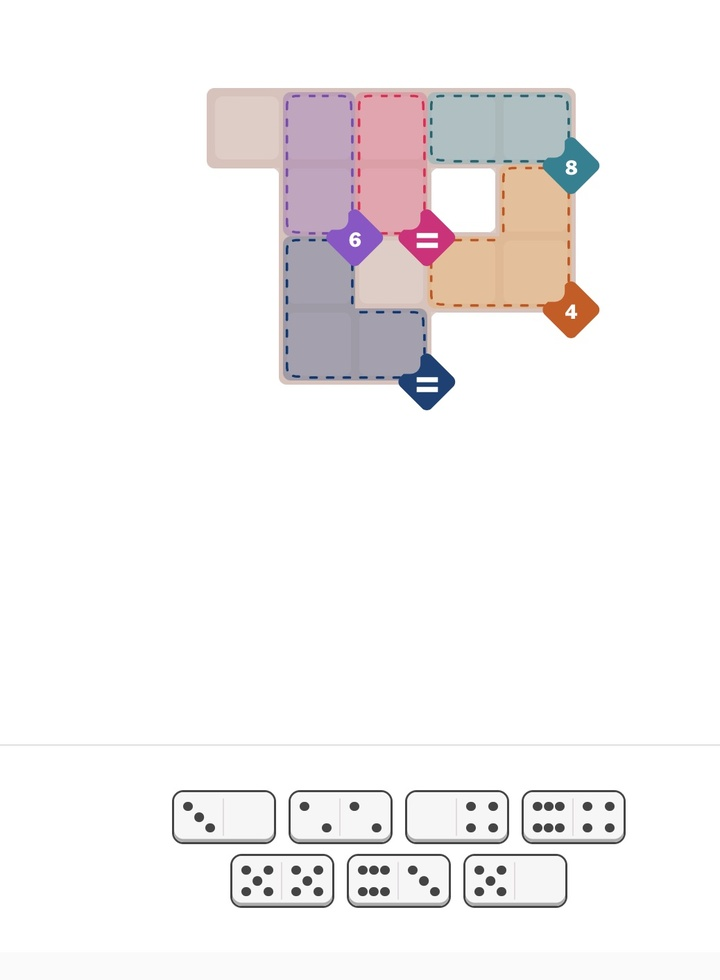
#> input picture map example.jpg, 720 x 980 px, shrunk from 1038 x 1414 before the run
$ python -i Claude1.py   (imports and definitions only)
#> lines starting #> are read from the running program, lines starting #| are printed output that depends on the picture; after the words box and inside, x2 and y2 are one past the last pixel; in counts of white or black regions, pixels touching at a corner belong together
#> further down, picture is the input picture: shape (980, 720, 3); mean B, G, R 242.4, 241.9, 244.6
"""
NYT Pips Solver with Image Parsing
Simplified version for well-formatted screenshots
"""

import cv2
import numpy as np
import pytesseract
from dataclasses import dataclass
from typing import List, Tuple, Optional, Set
from enum import Enum
from collections import defaultdict


# ============================================================================
# Core Data Classes
# ============================================================================

@dataclass(frozen=True)
class Cell:
    row: int
    col: int

    def __repr__(self):
        return f"({self.row},{self.col})"


@dataclass
class Domino:
    value1: int
    value2: int

    def get_orientations(self):
        """Return both possible orientations"""
        return [(self.value1, self.value2), (self.value2, self.value1)]

    def __repr__(self):
        return f"[{self.value1}|{self.value2}]"


class ConstraintType(Enum):
    SUM = "sum"
    EQUAL = "equal"
    NOT_EQUAL = "notequal"
    LESS_THAN = "less"
    GREATER_THAN = "greater"


@dataclass
class Constraint:
    constraint_type: ConstraintType
    value: Optional[int] = None

    # [36 lines left out: functions check, can_satisfy, not called in this run]


@dataclass
class Region:
    cells: List[Cell]
    constraint: Constraint
    region_id: int

    # [10 lines left out: function check_constraint, not called in this run]


# ============================================================================
# Board Class
# ============================================================================

class Board:
    # [4 lines left out: function __init__, not called in this run]

    def get_value(self, cell: Cell) -> Optional[int]:
        return self.grid[cell.row][cell.col]

    def set_value(self, cell: Cell, value: int):
        self.grid[cell.row][cell.col] = value

    def clear_value(self, cell: Cell):
        self.grid[cell.row][cell.col] = None

    def is_empty(self, cell: Cell) -> bool:
        return self.grid[cell.row][cell.col] is None

    # [41 lines left out: functions can_place_domino, place_domino, remove_domino, is_complete, __repr__, not called in this run]


# ============================================================================
# Puzzle Class
# ============================================================================

class Puzzle:
    # [11 lines left out: functions __init__, add_region, not called in this run]

    def set_dominoes(self, dominoes: List[Domino]):
        self.dominoes = dominoes

    def get_region_for_cell(self, cell: Cell) -> Optional[Region]:
        return self.cell_to_region.get(cell)


# ============================================================================
# Solver Class
# ============================================================================

class Solver:
    # [71 lines left out: functions __init__, solve, _get_all_positions, _backtrack, _check_all_constraints, not called in this run]


# ============================================================================
# Image Parser Classes
# ============================================================================

class GridDetector:
    def __init__(self, image: np.ndarray):
        self.image = image
        self.gray = cv2.cvtColor(image, cv2.COLOR_BGR2GRAY)
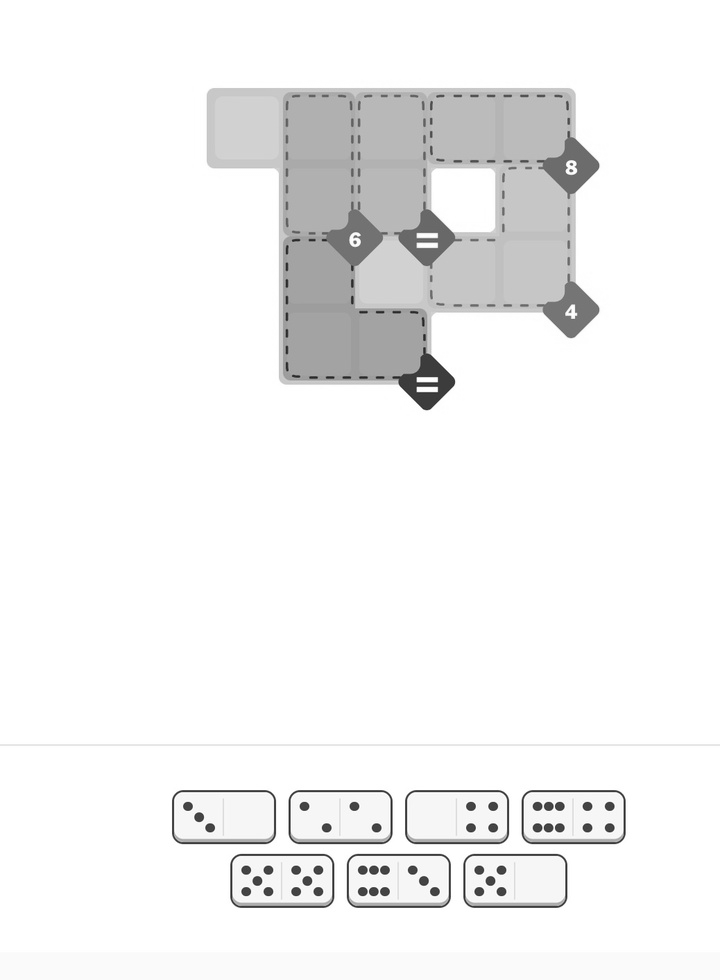
#> self.gray: shape (980, 720); min 25, max 255, mean 242.8

    def detect_grid(self) -> Tuple[int, int, List[Tuple[int, int, int, int]]]:
        """
        Detect grid and return (rows, cols, cell_boxes)
        cell_boxes = list of (x, y, w, h) for each cell
        """
        # Apply edge detection
        edges = cv2.Canny(self.gray, 50, 150)
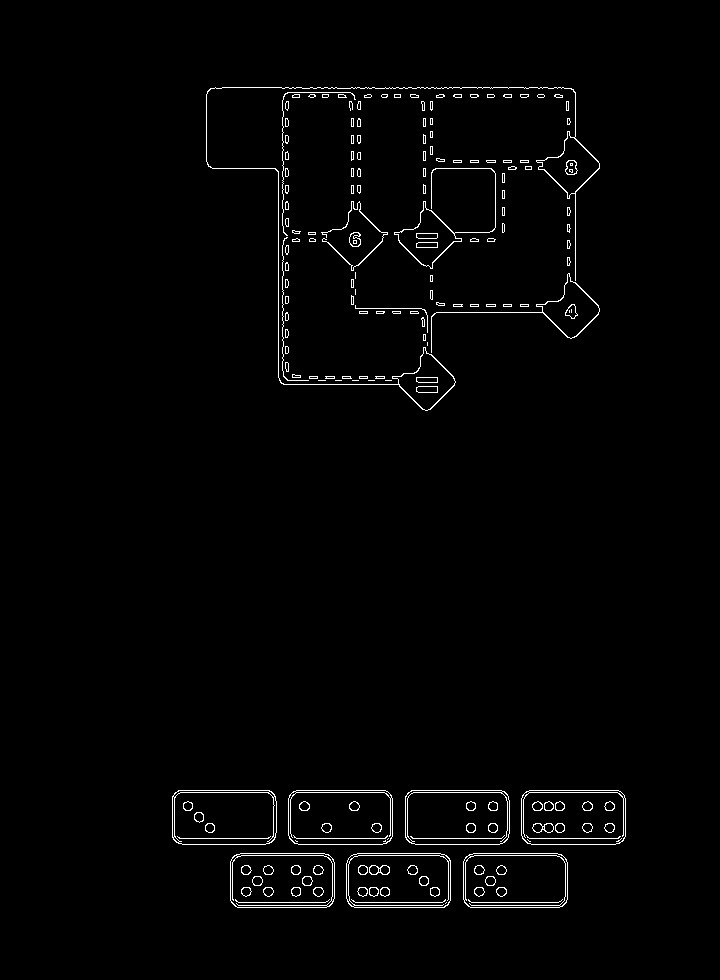
#> edges: shape (980, 720); 1.6% white in thin lines or dots, all inside (x1, y1, x2, y2) = (172, 87, 626, 908)

        # Find contours
        contours, _ = cv2.findContours(edges, cv2.RETR_TREE, cv2.CHAIN_APPROX_SIMPLE)
#> contours = 371 contours, 198 with area under 20; largest, box (x1, y1, x2, y2) and area: (346, 853, 451, 908) 5517, (405, 790, 510, 845) 5517, (463, 853, 568, 908) 5516, (230, 853, 335, 908) 5516, (521, 790, 626, 845) 5516

        # Find rectangular cells (simplified - assumes regular grid)
        cell_boxes = []
        for cnt in contours:
            x, y, w, h = cv2.boundingRect(cnt)
            # Filter for cell-sized rectangles
            if 30 < w < 200 and 30 < h < 200 and 0.8 < w/h < 1.2:
                cell_boxes.append((x, y, w, h))
#> this loop made 371 passes
#> (x, y, w, h) on passes 1 to 3: (463, 853, 105, 55), (464, 855, 102, 53), (468, 899, 95, 4)
#> after the loop, cell_boxes = [(536, 273, 64, 66), (321, 201, 67, 70), (394, 168, 102, 101), (394, 201, 68, 68), (392, 347, 64, 64), (536, 131, 64, 68)]

        # Sort and organize into grid
        cell_boxes.sort(key=lambda b: (b[1], b[0]))  # Sort by y, then x

        # Estimate grid dimensions
        if not cell_boxes:
            return 0, 0, []

        # Group by rows (similar y values)
        rows = []
        current_row = [cell_boxes[0]]
#> current_row = [(536, 131, 64, 68)]
        for box in cell_boxes[1:]:
            if abs(box[1] - current_row[0][1]) < 20:  # Same row
                current_row.append(box)
            else:
                rows.append(sorted(current_row, key=lambda b: b[0]))
                current_row = [box]
#> this loop made 5 passes
#> after the loop, rows = [[(536, 131, 64, 68)], [(394, 168, 102, 101)], [(321, 201, 67, 70), (394, 201, 68, 68)], [(536, 273, 64, 66)]]
        rows.append(sorted(current_row, key=lambda b: b[0]))

        num_rows = len(rows)
#> num_rows = 5
        num_cols = len(rows[0]) if rows else 0
#> num_cols = 1

        return num_rows, num_cols, cell_boxes


class RegionDetector:
    def __init__(self, image: np.ndarray, cell_boxes: List):
        self.image = image
        self.cell_boxes = cell_boxes

    # [29 lines left out: function detect_regions, not called in this run]


class ConstraintParser:
    # [50 lines left out: functions parse_constraint_text, extract_constraint_from_region, not called in this run]


class ImageParser:
    def __init__(self, image_path: str):
        self.image_path = image_path
        self.image = None

    # [58 lines left out: functions parse, _get_standard_dominoes, not called in this run]


# ============================================================================
# Main Automation Class
# ============================================================================

class PipsAutomation:
    # [35 lines left out: functions __init__, run, not called in this run]


# ============================================================================
# Example Usage
# ============================================================================

# [53 lines not run here, left out]

    # For image parsing (uncomment when you have a screenshot):
    # automation = PipsAutomation("pips_screenshot.png")
    # automation.run()

>>> import cv2
>>> picture = cv2.imread('map example.jpg')
>>> result = GridDetector(picture).detect_grid()
#> result = (5, 1, [(536, 131, 64, 68), (394, 168, 102, 101), (321, 201, 67, 70), (394, 201, 68, 68), (536, 273, 64, 66), (392, 347, 64, 64)])
